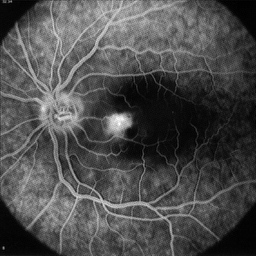
#> input picture data/retina.tif, 256 x 256 px
$ jupyter execute --allow-errors 3_Filtering_TimeDomain.ipynb   (shell and % lines are left out)
#> lines starting #> are read from the running program, lines starting #| are printed output that depends on the picture
# Image Filtering in the Time Domain

Here we will test **blurring filters** and **sharpening filters**.

For more information refer to [Filtering in the Time Domain](07_Filtragem_no_dominio_espacial.ipynb)

The picture shown below is the base for the whole filter exercise:

[cell 1]
import numpy as np
import matplotlib.image as mpimg
import matplotlib.pyplot as plt
import skimage.filters as skf

f = mpimg.imread('../data/retina.tif')
#> f is the input picture: shape (256, 256); min 0, max 255, mean 76.7
f = f.astype(float)
plt.imshow(f,cmap='gray')

**ATENTION** - filtering alters pixel values and sometimes thes values fall outside the 0-255 range. This means that it is good to always normalize array values and execute operations with dtype = float only.

## Part 1 - Mean Filters

In this first section, we shall evaluate the process of a simple 3x3 mean filter on a 7x7 image, to see how the convolution is executed and how borders are treated.

[cell 2]
#Define our new image
array = np.array([[7,7,7,7,7,7,7],[7,6,6,6,6,6,7],[7,6,5,5,5,6,7],[7,6,5,4,5,6,7],[7,6,5,5,5,6,7],[7,6,6,6,6,6,7],[7,7,7,7,7,7,7]])

#Make array type float to not lose information
array = array.astype(float)

#Setup the mean filter
s=3
mean_filter=np.ones((s,s))/(s*s)

#Filter the image
filteredArray = skf.edges.convolve(array,mean_filter) #in default border handling mode (reflect)

#Plot both images in subplot
fig, axs = plt.subplots(1,2,figsize=(7,7))

plt.subplot(121)
plt.title('7x7 Original Array')
plt.imshow(array, cmap='gray')

plt.subplot(122)
plt.title('7x7 Filtered Array')
plt.imshow(filteredArray, cmap='gray')
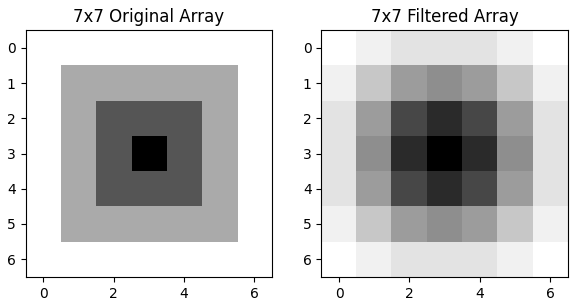
#> figure drawn by matplotlib, 2 panels

After running the above code and seeing the output, we wonder if the result of the convolution is correct. So we quickly calculate the convolution on paper to check. After doing so, we can see that the output is correct. Naturally, if we convolve numerically (on paper), the output is a 5x5 matrix, if we don't consider border handling. In this case, the 5x5 result is the same as the 5x5 center of the 7x7 output matrix above. We can also check that the border handling is being done correctly. Remebering that the default mode (used above) is "reflect", we create a 11x11 matrix by reflecting the 7x7 (only 11x11 is needed due to the 3x3 kernel). We then convolve with the same kernel and can see that the result is the same as in the image above (values shown in output below).

In the first block of code, we saw the input and output images. Below we print the actual arrays of the original image, the kernel and the output image to better understand what the above output represents.

[cell 3]
print('Original Array:\n' + str(array) + '\n')
print('Kernel:\n'+str(mean_filter) + '\n')
print('Filtered Array:\n' + str(filteredArray) + '\n')

Now we want to see the effect that the mean filter has on an actual image, so we convolve an image of a retina with the kernel used above. The result is as follows:

[cell 4]
#Filter image
MeanFilteredRetina = skf.edges.convolve(f,mean_filter) #convolve with default mode (reflect)
MeanFilteredRetina *= 255.0 / MeanFilteredRetina.max() #normalize to not escape 0-255 range

#Show images in subplot
plt.subplots(1,2,figsize=(8,8))

plt.subplot(121)
plt.title('Original Retina Image')
plt.imshow(f, cmap='gray')

plt.subplot(122)
plt.title('After 3x3 Mean Filter')
plt.imshow(MeanFilteredRetina, cmap = 'gray')
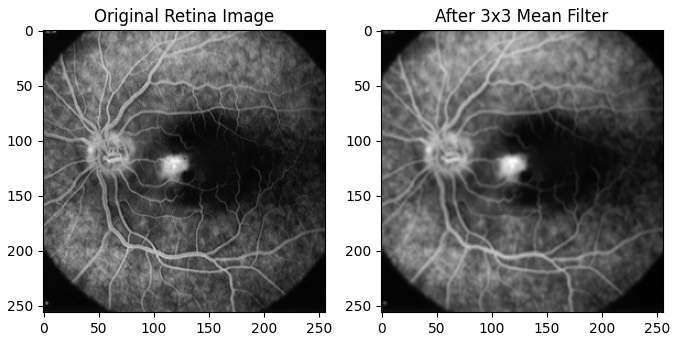
#> figure drawn by matplotlib, 2 panels

As wee can see, the images features are slightly blurred in the filtered version. Now let's see what happens with the image when we apply the same filter, but change the kernel's size:

[cell 5]
#Create new kernels
filter4 = np.ones((4,4))/(4*4)
filter8 = np.ones((8,8))/(8*8)
filter16 = np.ones((16,16))/(16*16)
filter32 = np.ones((32,32))/(32*32)

#Apply filters to the image and normalize (as done above)
filter4Retina = skf.edges.convolve(f,filter4)
filter4Retina *= 255.0 / filter4Retina.max()

filter8Retina = skf.edges.convolve(f,filter8)
filter8Retina *= 255.0 / filter8Retina.max()
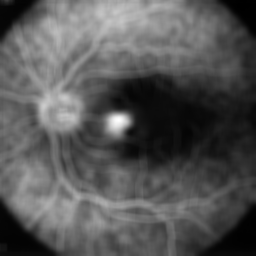
#> filter8Retina: shape (256, 256) float64; min 2.19, max 255, mean 87.5; drawn with min black and max white

filter16Retina = skf.edges.convolve(f,filter16)
filter16Retina *= 255.0 / filter16Retina.max()

filter32Retina = skf.edges.convolve(f,filter32)
filter32Retina *= 255.0 / filter32Retina.max()

#Show images in subplot
plt.subplots(2,2,figsize=(8,8))

plt.subplot(221)
plt.title('Filtered with 4x4 Kernel')
plt.imshow(filter4Retina, cmap = 'gray')

plt.subplot(222)
plt.title('Filtered with 8x8 Kernel')
plt.imshow(filter8Retina, cmap='gray')

plt.subplot(223)
plt.title('Filtered with 16x16 Kernel')
plt.imshow(filter16Retina, cmap = 'gray')

plt.subplot(224)
plt.title('Filtered with 32x32 Kernel')
plt.imshow(filter32Retina, cmap = 'gray')

It's easy to see that the larger the kernel size, the more blurred the filtered image becomes. Now let's see what changes based on the border treatment technique that is used (mode):

**Reflect Mode:** outer values are reflected at the edge of input to fill in missing values (this includes diagonally at corners)

**Constant Mode:** choose a value to fill the necessary border extension with (only one value, skf default is 0)

**Nearest Mode:** the single nearest value in to an edge in input is repeated as many times as needed to match the overlapping weights.

**Mirror Mode:** Input array values outside the bounds of the array are computed by mirror-reflecting the array across the array border.

**Wrap Mode:** nput array values outside the bounds of the array are computed by implicitly assuming the input array is periodic.

Observation: here we use an abnormally large kernel size to make the difference between modes easily visible

[cell 6]
# change modes while using 32x32 filter
filter32 = np.ones((64,64)) / (64*64)

filter16Retina = skf.edges.convolve(f,filter32) #reflect mode
filter16Retina *= 255.0 / filter16Retina.max() #normalize
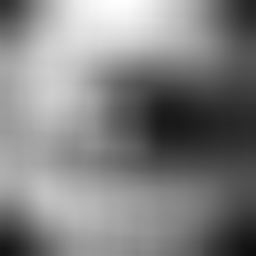
#> filter16Retina: shape (256, 256) float64; min 14.82, max 255, mean 129.7

filter16Retina_cst = skf.edges.convolve(f,filter32, mode='constant') #constant mode, default value 0
filter16Retina_cst *= 255.0 / filter16Retina_cst.max() #normalize

filter16Retina_near = skf.edges.convolve(f,filter32, mode='nearest') #nearest mode
filter16Retina_near *= 255.0 / filter16Retina_near.max() #normalize

filter16Retina_mir = skf.edges.convolve(f,filter32, mode='mirror') #mirror mode
filter16Retina_mir *= 255.0 / filter16Retina_mir.max() #normalize

filter16Retina_wrap = skf.edges.convolve(f,filter32, mode='wrap') #wrap mode
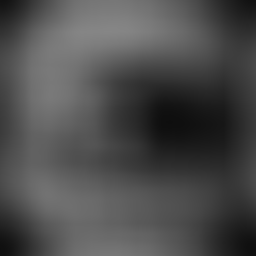
#> filter16Retina_wrap: shape (256, 256) float64; min 14.89, max 134.2, mean 76.7
filter16Retina_wrap *= 255.0 / filter16Retina_wrap.max() #normalize
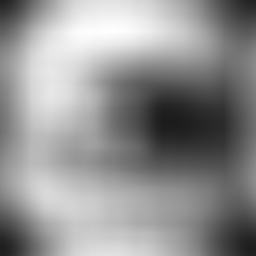
#> filter16Retina_wrap: shape (256, 256) float64; min 28.29, max 255, mean 145.7

#Show images in subplot
plt.subplots(3,2, figsize=(12,12))

plt.subplot(321)
plt.title('Original Image')
plt.imshow(f, cmap='gray')

plt.subplot(322)
plt.title('Reflect Mode')
plt.imshow(filter16Retina, cmap='gray')

plt.subplot(323)
plt.title('Constant Mode (Value = 0)')
plt.imshow(filter16Retina_cst, cmap='gray')

plt.subplot(324)
plt.title('Nearest Mode')
plt.imshow(filter16Retina_near, cmap='gray')

plt.subplot(325)
plt.title('Mirror Mode')
plt.imshow(filter16Retina_mir, cmap='gray')

plt.subplot(326)
plt.title('Wrap Mode')
plt.imshow(filter16Retina_wrap, cmap='gray')

As we can see, each mode produces a slightly different result. The idea is that which one yields a better result depends on the nature of the image that is being filtered.

## Part 2 - Gaussian Filters and Noise Reduction

Here we define a 2D gaussian filter "g" and two 1D gaussian filters "g1" and "g2". Then we add the two 1D filters two create a second 2D filter. Finally, we filter the retina image with both gaussian filters and compare results:

[cell 7]
import sys,os
ea979path = os.path.abspath('../../')
if ea979path not in sys.path:
    sys.path.append(ea979path)
import ea979.src as ia

#Use ia toolbox gaussian function to generate gaussian filter kernels with the desired dimensions
#> (the rest of this cell did not finish here and is left out)

As expected, the gaussian filter also slightly blurs the image. What is very interesting is that both the 2D filtered image and the "1D+1D" filtered image look extremely alike. So let's test to check if they are the same:

#> (a cell that did not finish here is left out)

As we can see, they are. This means that filters can be decomposed and applied one after the other, rendering the same results. It also means, as we saw above, that one dimensional filters can be combined into two directional filters without change in performance.

Now, let's test the capacity of the gaussian filter to remove noise. To try to remove noise, we must first apply noise to our (noiseless) retina image. So we apply gaussian noise to our original retina image:

[cell 9]
#Create array with same shape as the image, filled with random gaussian noise
noise = np.random.normal(0,10,f.shape) # mean, std dev, shape

#Generate noisy image by adding noise to the image element-by-element
noisy_f = np.add(f,noise)
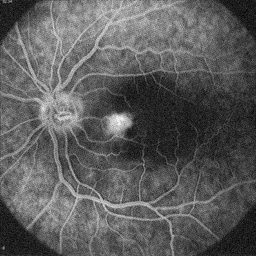
#> noisy_f: shape (256, 256) float64; min -29.1, max 263.5, mean 76.7; drawn with min black and max white
noisy_f *= 255.0 / noisy_f.max() #normalize

#Show the image with gaussian noise
plt.imshow(noisy_f,cmap='gray')
plt.title('Retina with Gaussian Noise')

Now let's apply our gaussian filter to the noisy image by convolving the image with our gaussian filter kernel "g":

#> (a cell that did not finish here is left out)

As we can see, the gaussian filter is an effective noise removing filter, as most of the noise seen in the "noisy_f" image is no longer present in the "restored_f" image. Unfortunately, this nois removal is at the cost of image resolution, as we can see that the "restored_f" image is blurred, compared to the original image.

## Part 3 - Sobel Filter and Edge Detection

[cell 11]
import numpy as np

#Generarte veritical edge kernel
Sv = np.array([[1,0,-1],[2,0,-2],[1,0,-1]])
print('Sv =\n',Sv)

#Generate horizontal edge kernel
Sh = np.array([[1,2,1],[0,0,0],[-1,-2,-1]])
print('Sh =\n',Sh)

First, we apply each sobel kernel (vertical and horizontal) to the image "G", already filtered by the Gaussian Filter. To do so, we convolve G & Sv and G & Sh.

[cell 12]
#apply vertical filter
f_edges_v = skf.edges.convolve(f, Sv, mode= 'mirror')
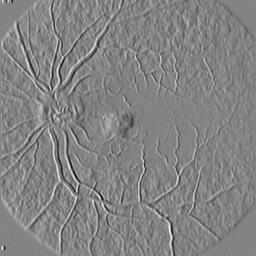
#> f_edges_v: shape (256, 256) float64; min -540, max 506, mean -1.1; drawn with min black and max white
f_edges_v *= 255.0 / f_edges_v.max() #normalize

#apply horizontal filter
f_edges_h = skf.edges.convolve(f, Sh, mode= 'mirror')
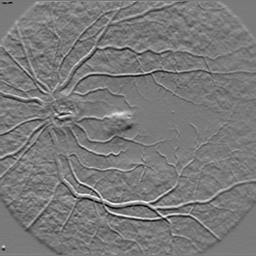
#> f_edges_h: shape (256, 256) float64; min -433, max 470, mean -1; drawn with min black and max white
f_edges_h *= 255.0 / f_edges_h.max() #normalize

#setup subplot
plt.subplots(1,2,figsize=(12,12))

plt.subplot(121)
plt.title('Vertical Edges')
plt.imshow(f_edges_v, cmap='gray')

plt.subplot(122)
plt.title('Horizontal Edges')
plt.imshow(f_edges_h, cmap='gray')

Now we want to obtain the final image of the retina with edge detection. So we apply the MagSobel function to combine the vertical edges with the horizontal edges: $$MagSobel = \sqrt{f_h^2 + f_v^2}$$

[cell 13]
#Generate final image with MagSobel function
f_magSobel = np.sqrt(np.add(np.square(f_edges_v), np.square(f_edges_h)))
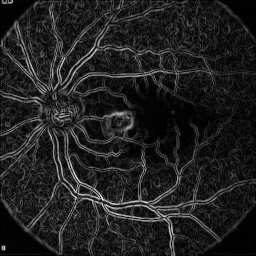
#> f_magSobel: shape (256, 256) float64; min 0, max 303.6, mean 39; drawn with min black and max white
f_magSobel *= 255.0 / f_magSobel.max() #normalize values to keep them between 0 and 255

#Show final image
plt.imshow(f_magSobel, cmap='gray')

$ run again, with data/angiogr.tif copied over data/retina.tif
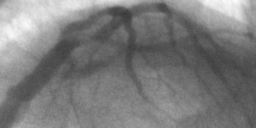
#> input picture data/angiogr.tif, 256 x 128 px
#> f is the input picture: shape (128, 256, 4); mean R, G, B, A 123.7, 123.7, 123.7, 255
#> `noisy_f = np.add(f,noise)`:
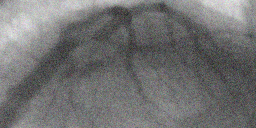
#> noisy_f: shape (128, 256, 4) float64; mean R, G, B, A 123.6, 123.7, 123.7, 255.1; transparent parts drawn white

$ run again, with data/astablet.tif copied over data/retina.tif
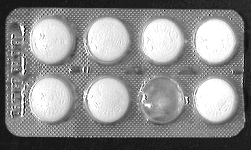
#> input picture data/astablet.tif, 251 x 150 px
#> f is the input picture: shape (150, 251); min 0, max 255, mean 140
#> `f_edges_h = skf.edges.convolve(f, Sh, mode= 'mirror')`:
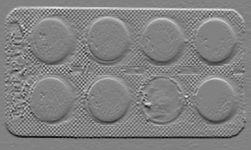
#> f_edges_h: shape (150, 251) float64; min -593, max 571, mean -0.2; drawn with min black and max white
#> `f_magSobel = np.sqrt(np.add(np.square(f_edges_v), np.square(f_edges_h)))`:
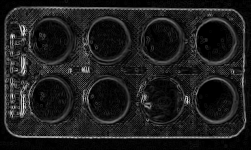
#> f_magSobel: shape (150, 251) float64; min 0, max 335.9, mean 39.4; drawn with min black and max white
